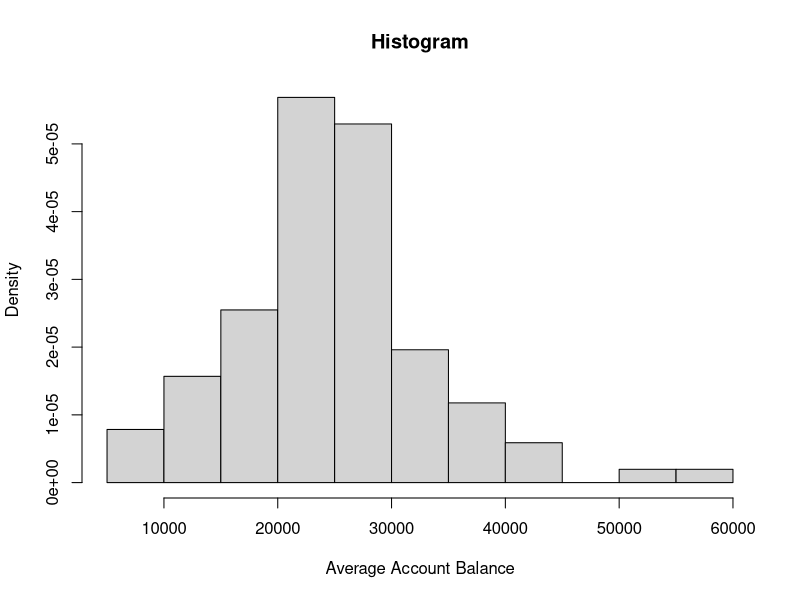
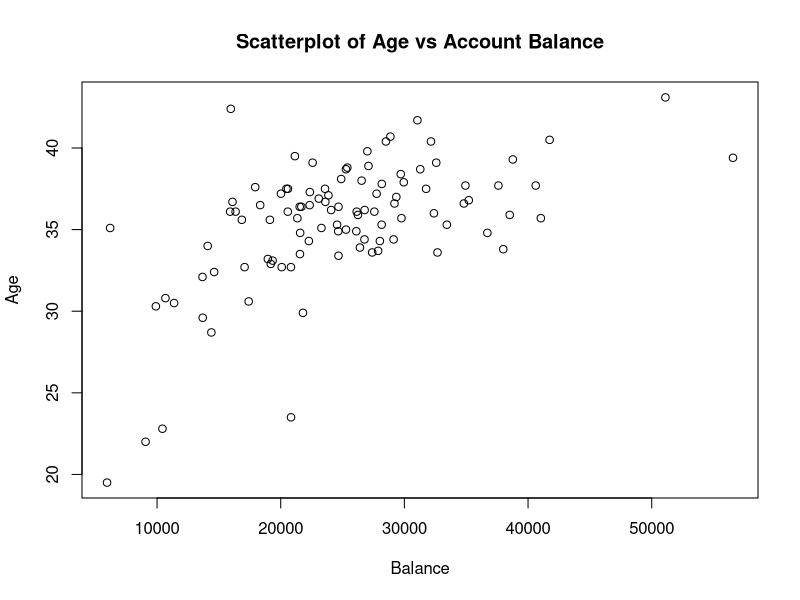
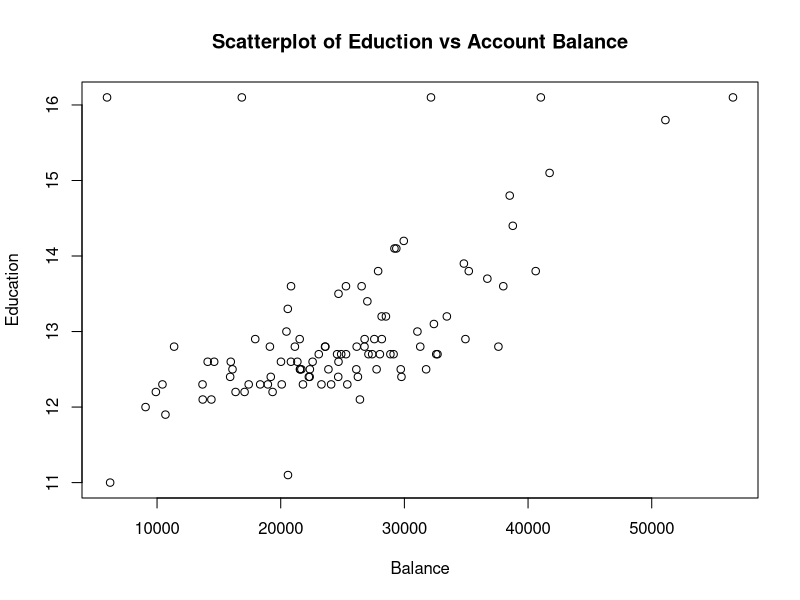
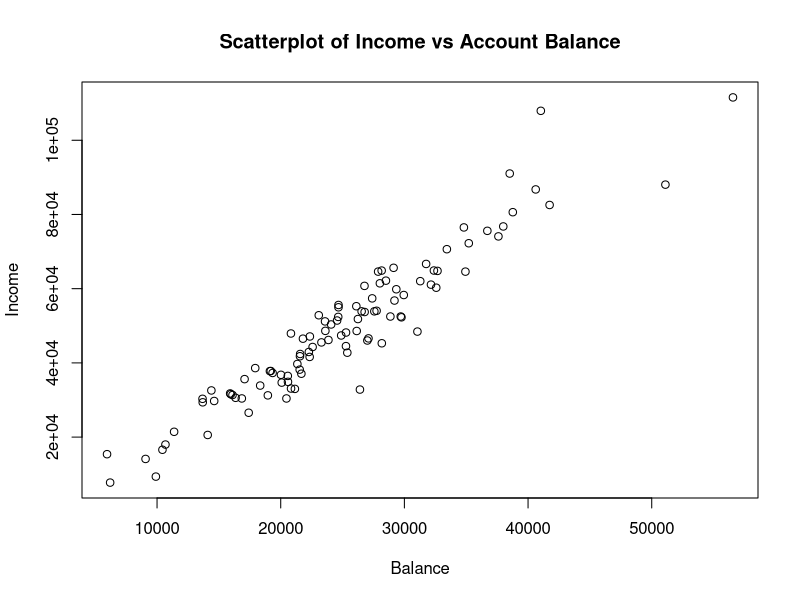
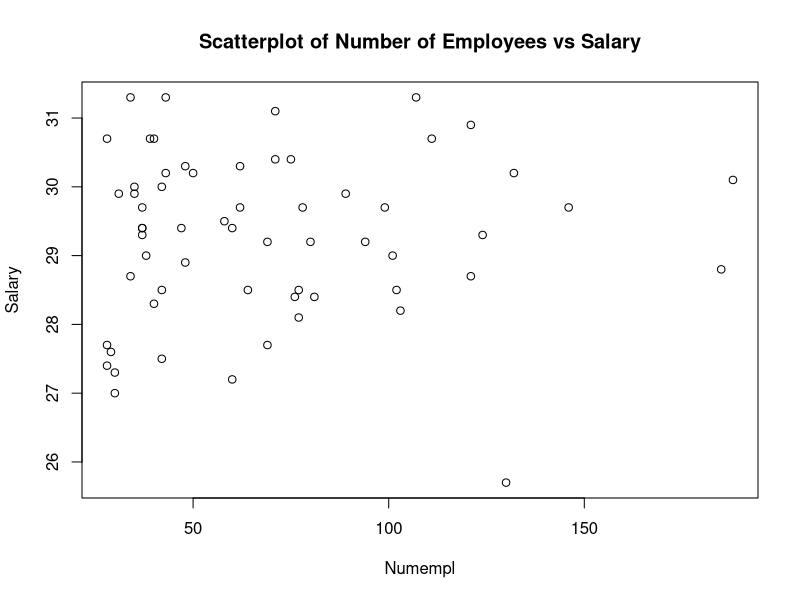
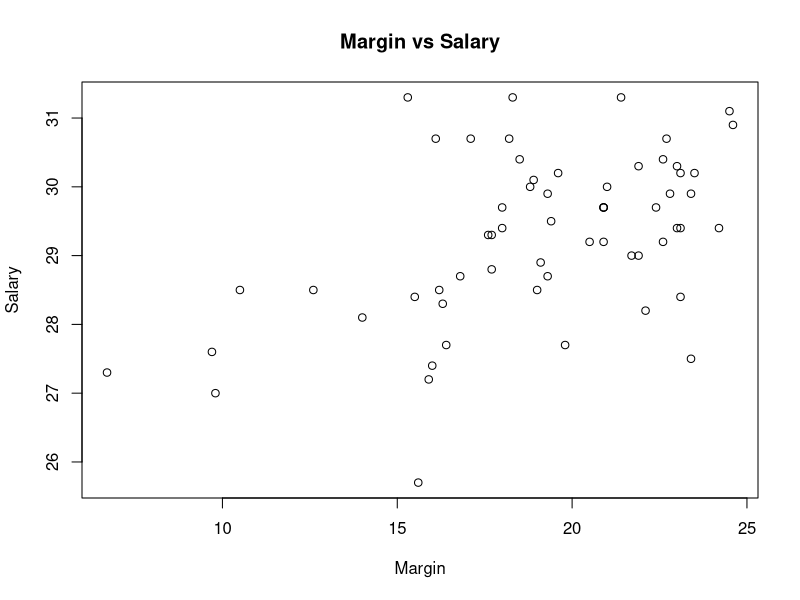
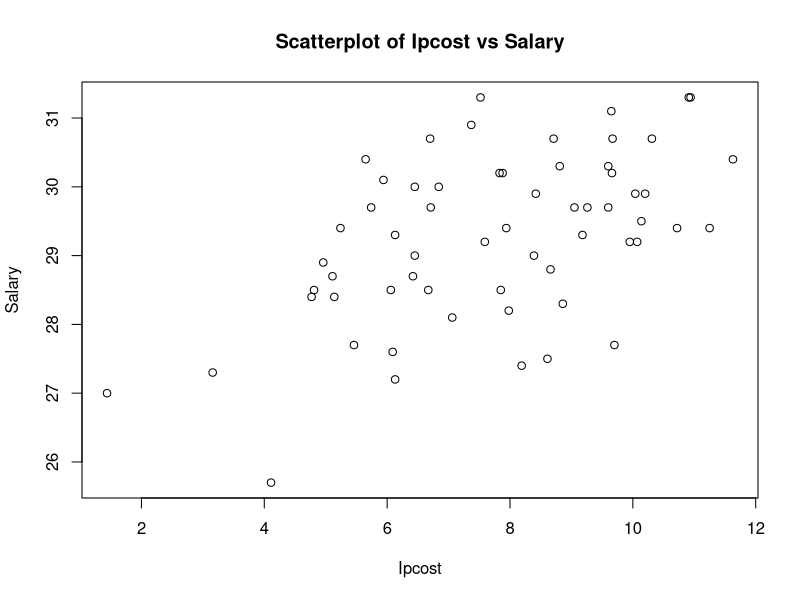
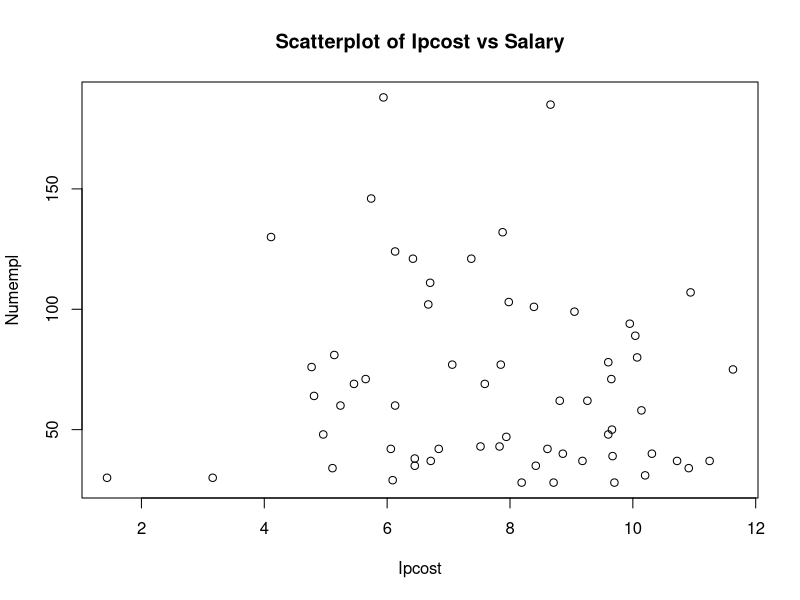

These charts were generated, in order, by the following R code:
## ---- chunk 1
knitr::opts_chunk$set(echo = TRUE)
## ---- chunk 2
css=read.table("Banking.txt", header=T, sep="\t")
Age=css[,1]
Education=css[,2]
Income=css[,3]
Balance=css[,4]
## ---- chunk 3
hist(css$Balance, xlab="Average Account Balance", prob=TRUE, main="Histogram")
## ---- chunk 4
summary(css$Balance)
## ---- chunk 5
plot(Balance,Age, main="Scatterplot of Age vs Account Balance")
## ---- chunk 6
plot(Balance,Education, main="Scatterplot of Eduction vs Account Balance")
## ---- chunk 7
plot(Balance,Income, main="Scatterplot of Income vs Account Balance")
## ---- chunk 8
cor(Balance,Age)
## ---- chunk 9
cor(Balance,Education)
## ---- chunk 10
cor(Balance,Income)
## ---- chunk 11
cor_values <- cor(css[,c("Balance", "Age", "Income", "Education")])
cor_values
## ---- chunk 12
fit <- lm(Balance ~ Age+Education+Income, data=css)
summary(fit)
## ---- chunk 13

summary(fit)$coefficients[, "Pr(>|t|)"]>0.05
new_model <- lm(Balance ~ Age+Income, data=css)
summary(new_model) 
expression=as.formula(new_model)
expression
## ---- chunk 14
summary(new_model)$coefficients[ ,"Estimate"]
## ---- chunk 15
square=summary(new_model)$r.squared
square
## ---- chunk 16
predict_data=data.frame(Age=34.8,Income=42401)
predicted_balance <- predict(new_model, newdata = predict_data)
as.numeric(predicted_balance)
## ---- chunk 17
observed_balance <- 21572
prediction_error <- observed_balance - predicted_balance
abs(prediction_error)
## ---- chunk 18
Ho = lm(Balance ~ 1, css)
f_test = anova(Ho,new_model)
f_test


## ---- chunk 19
#import text data in R
mydata=read.table("salary_IS.txt", header=T, sep="\t")
Salary=mydata[,1]
Numempl=mydata[,2]
Margin=mydata[,3]
Ipcost=mydata[,4]
## ---- chunk 20
plot(Numempl,Salary, main="Scatterplot of Number of Employees vs Salary")
plot(Margin,Salary, main="Margin vs Salary")
plot(Ipcost,Salary, main="Scatterplot of Ipcost vs Salary")
plot(Ipcost,Numempl, main="Scatterplot of Ipcost vs Salary")
plot(Ipcost,Margin, main="Scatterplot of Ipcost vs Salary")
plot(Numempl,Margin, main="Scatterplot of Ipcost vs Salary")

 
cor(Numempl,Salary)
cor(Margin,Salary)
cor(Ipcost,Salary)

cor(mydata, method="pearson") 
## ---- chunk 21
sal_model <- lm(Salary ~ Numempl+Margin+Ipcost, data=mydata)
summary(sal_model)
## ---- chunk 22
salary_model <- lm(Salary ~ Numempl+Margin+Ipcost, data=mydata)
summary(sal_model)

summary(salary_model)$coefficients[, "Pr(>|t|)"]>0.05
## ---- chunk 23
updated_sal_model <- lm(Salary ~ Margin+Ipcost, data=mydata)
summary(updated_sal_model)
## ---- chunk 24
coef(updated_sal_model)
## ---- chunk 25
rsquare=summary(updated_sal_model)$r.squared
rsquare
## ---- chunk 26
Ho_salary = lm(Salary ~ 1, mydata)
f_tests = anova(Ho_salary,updated_sal_model)
f_tests
anova(Ho_salary)
## ---- chunk 27
standardized_fit <- lm(salary ~ scale(margin) + scale(ipcost), data = mydata)
summary(standardized_fit)
## ---- chunk 28
n=90
alpha=0.05
sam_sd=6
y_bar=73.5
df=n-1
pop_mean=71

t_test=(y_bar-pop_mean)/(sam_sd/sqrt(n))
t_test
## ---- chunk 29
p_value = pt(t_test, df, lower.tail = FALSE)
p_value
if (p_value < 0.05) {
  cat("The model is statistically significant as a whole (reject the null hypothesis).")
} else {
  cat("The model is not statistically significant as a whole (fail to reject the null hypothesis).")
}

